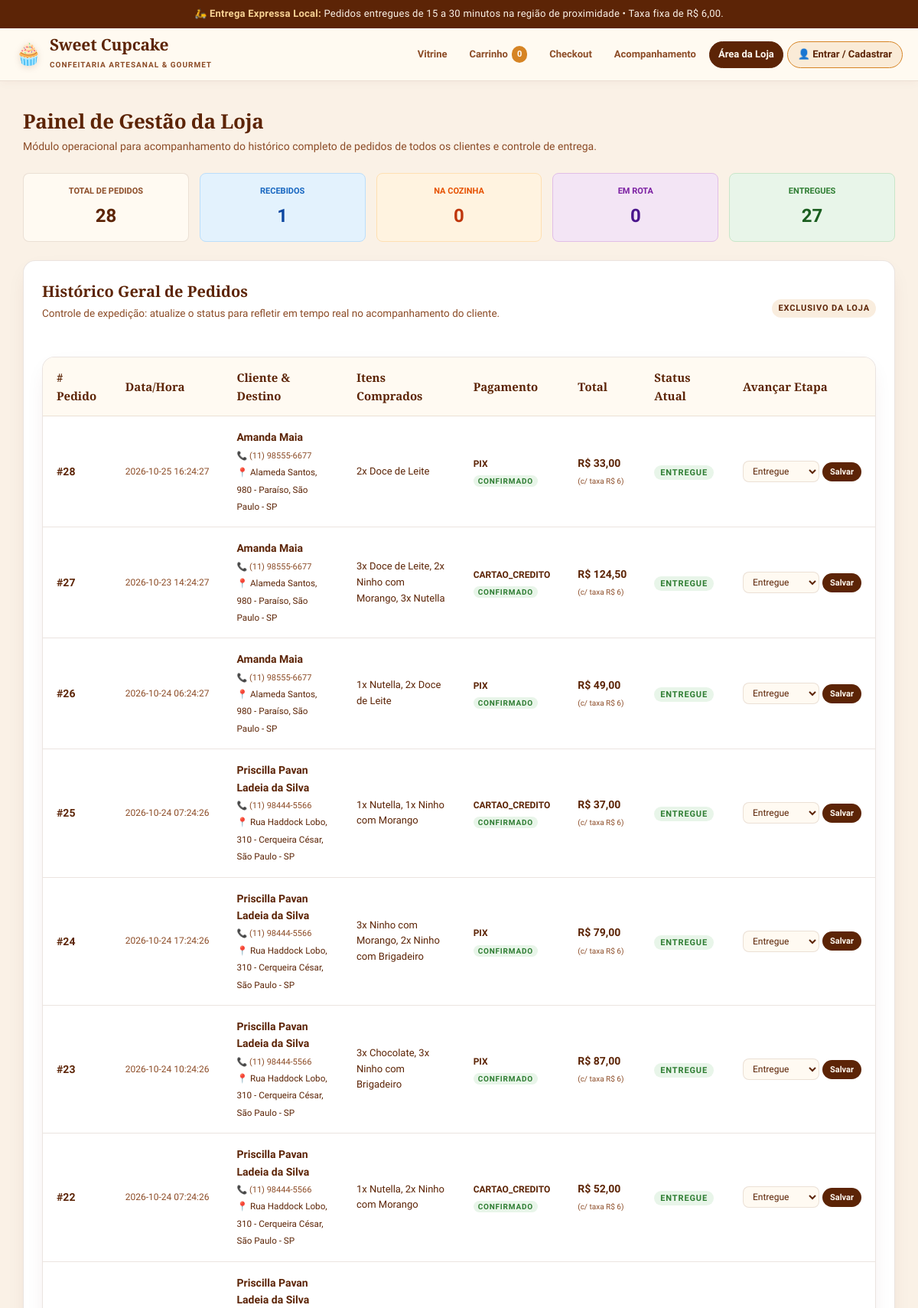
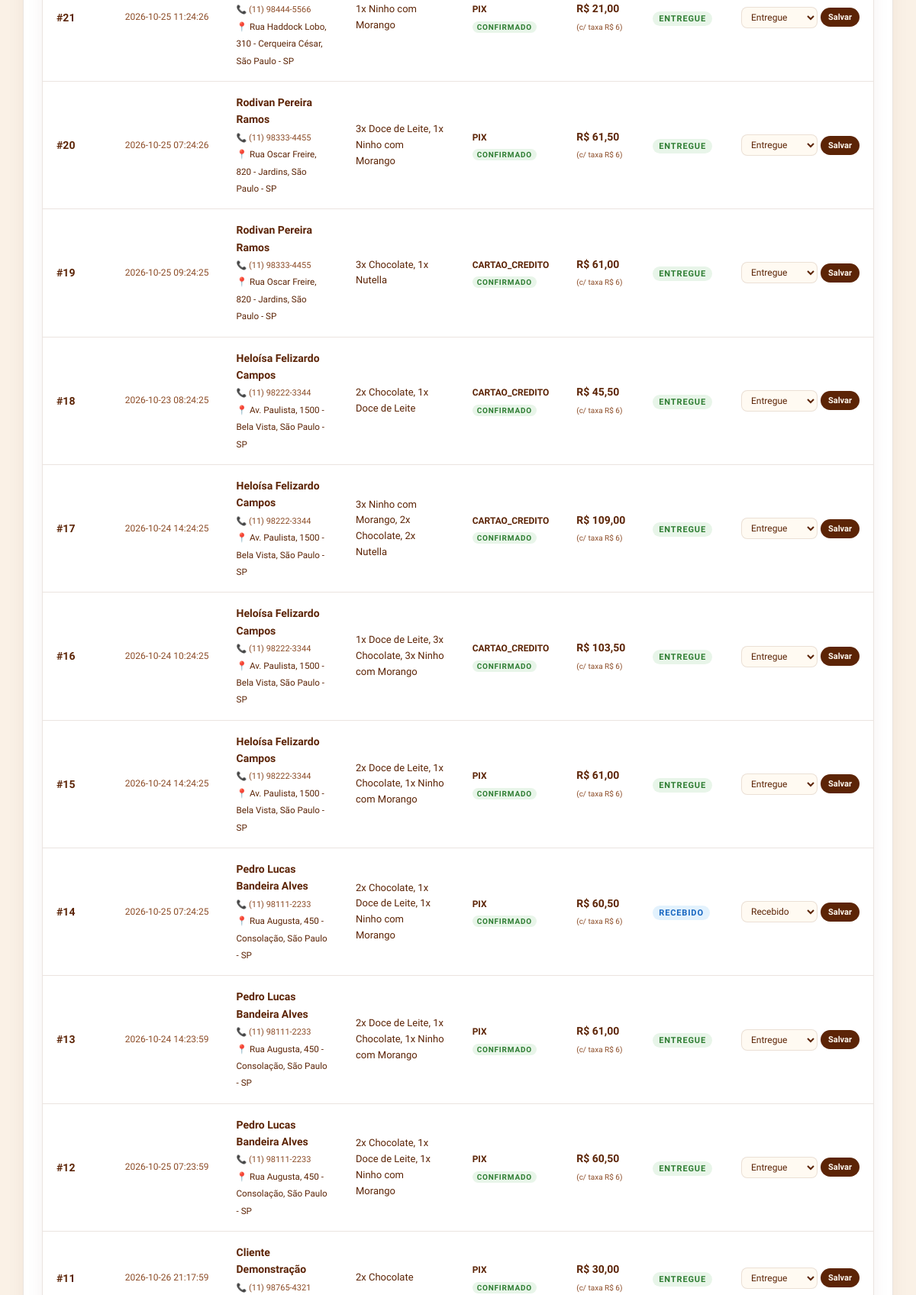
Page /operador (upper part) on the committed database (2 pictures, top to bottom).
### tables this page shows
CREATE TABLE pedidos (
    id INTEGER PRIMARY KEY AUTOINCREMENT,
    cliente_id INTEGER NOT NULL,
    data_pedido DATETIME DEFAULT CURRENT_TIMESTAMP,
    valor_produtos DECIMAL(10, 2) NOT NULL CHECK (valor_produtos >= 0),
    taxa_entrega DECIMAL(10, 2) NOT NULL DEFAULT 6.00 CHECK (taxa_entrega >= 0),
    valor_total DECIMAL(10, 2) NOT NULL CHECK (valor_total > 0),
    forma_pagamento VARCHAR(20) NOT NULL CHECK (forma_pagamento IN ('PIX', 'CARTAO_CREDITO')),
    status_pagamento VARCHAR(20) NOT NULL DEFAULT 'PENDENTE' CHECK (status_pagamento IN ('PENDENTE', 'CONFIRMADO', 'RECUSADO')),
    status_entrega VARCHAR(20) NOT NULL DEFAULT 'RECEBIDO' CHECK (status_entrega IN ('RECEBIDO', 'PREPARANDO', 'EM_ROTA', 'ENTREGUE')),
    endereco_entrega VARCHAR(255) NOT NULL,
    prazo_estimado VARCHAR(30) DEFAULT '15 a 30 minutos',
    observacoes TEXT,
    FOREIGN KEY (cliente_id) REFERENCES clientes(id) ON DELETE RESTRICT
);

CREATE TABLE clientes (
    id INTEGER PRIMARY KEY AUTOINCREMENT,
    nome VARCHAR(100) NOT NULL,
    email VARCHAR(120) NOT NULL UNIQUE,
    senha_hash VARCHAR(255) NOT NULL,
    telefone VARCHAR(20),
    endereco_padrao VARCHAR(255),
    criado_em DATETIME DEFAULT CURRENT_TIMESTAMP
);

### controllers/routes.py (the view)
@routes_bp.route('/operador')
def operador():
    pedidos = database.listar_todos_pedidos()
    return render_template('operador.html', pedidos=pedidos)

### models/database.py (called while the page is built)
def get_db_connection() -> sqlite3.Connection:
    conn = sqlite3.connect(DB_FILE)
    conn.execute("PRAGMA foreign_keys = ON;")
    conn.row_factory = sqlite3.Row
    return conn

def listar_todos_pedidos() -> List[Dict[str, Any]]:
    conn = get_db_connection()
    cursor = conn.cursor()
    cursor.execute(
        """
        SELECT p.*, c.nome as cliente_nome, c.telefone as cliente_telefone
        FROM pedidos p
        JOIN clientes c ON p.cliente_id = c.id
        ORDER BY p.id DESC;
        """
    )
    rows = cursor.fetchall()
    pedidos = [dict(r) for r in rows]
    for p in pedidos:
        cursor.execute(
            """
            SELECT ip.quantidade, prod.nome as produto_nome
            FROM itens_pedido ip
            JOIN produtos prod ON ip.produto_id = prod.id
            WHERE ip.pedido_id = ?;
            """,
            (p['id'],)
        )
        p['resumo_itens'] = ", ".join([f"{r['quantidade']}x {r['produto_nome']}" for r in cursor.fetchall()])
    conn.close()
    return pedidos

### templates/operador.html (shortened to what this page needs)
{% extends "base.html" %}
{% block content %}
<div class="section-title">
  <h2>Painel de Gestão da Loja</h2>
  <p>Módulo operacional para acompanhamento do histórico completo de pedidos de todos os clientes e controle de entrega.</p>
</div>
{% if pedidos %}
  {% set total_pedidos = pedidos|length %}
  {% set recebidos = pedidos|selectattr('status_entrega', 'equalto', 'RECEBIDO')|list|length %}
  {% set preparando = pedidos|selectattr('status_entrega', 'equalto', 'PREPARANDO')|list|length %}
  {% set em_rota = pedidos|selectattr('status_entrega', 'equalto', 'EM_ROTA')|list|length %}
  {% set entregues = pedidos|selectattr('status_entrega', 'equalto', 'ENTREGUE')|list|length %}
  <div style="display: grid; grid-template-columns: repeat(auto-fit, minmax(160px, 1fr)); gap: 14px; margin-bottom: 24px;">
    <div style="background: var(--bg-surface); padding: 14px; border-radius: var(--radius-sm); border: 1px solid var(--borda); text-align: center;">
      <p style="font-size: 11px; text-transform: uppercase; color: var(--marrom-medio); font-weight: 700;">Total de Pedidos</p>
      <h3 style="font-size: 24px; color: var(--chocolate); margin-top: 4px;">{{ total_pedidos }}</h3>
    </div>
    <div style="background: #e3f2fd; padding: 14px; border-radius: var(--radius-sm); border: 1px solid #bbdefb; text-align: center;">
      <p style="font-size: 11px; text-transform: uppercase; color: #1565c0; font-weight: 700;">Recebidos</p>
      <h3 style="font-size: 24px; color: #0d47a1; margin-top: 4px;">{{ recebidos }}</h3>
    </div>
    <div style="background: #fff3e0; padding: 14px; border-radius: var(--radius-sm); border: 1px solid #ffe0b2; text-align: center;">
      <p style="font-size: 11px; text-transform: uppercase; color: #e65100; font-weight: 700;">Na Cozinha</p>
      <h3 style="font-size: 24px; color: #bf360c; margin-top: 4px;">{{ preparando }}</h3>
    </div>
    <div style="background: #f3e5f5; padding: 14px; border-radius: var(--radius-sm); border: 1px solid #e1bee7; text-align: center;">
      <p style="font-size: 11px; text-transform: uppercase; color: #7b1fa2; font-weight: 700;">Em Rota</p>
      <h3 style="font-size: 24px; color: #4a148c; margin-top: 4px;">{{ em_rota }}</h3>
    </div>
    <div style="background: #e8f5e9; padding: 14px; border-radius: var(--radius-sm); border: 1px solid #c8e6c9; text-align: center;">
      <p style="font-size: 11px; text-transform: uppercase; color: #2e7d32; font-weight: 700;">Entregues</p>
      <h3 style="font-size: 24px; color: #1b5e20; margin-top: 4px;">{{ entregues }}</h3>
    </div>
  </div>
{% endif %}
<div class="card-cupcake" style="box-shadow: var(--sombra-card);">
  <div style="display: flex; justify-content: space-between; align-items: center; flex-wrap: wrap; gap: 10px; margin-bottom: 12px;">
    <div>
      <h3 style="margin-bottom: 2px;">Histórico Geral de Pedidos</h3>
      <p class="card-desc">Controle de expedição: atualize o status para refletir em tempo real no acompanhamento do cliente.</p>
    </div>
    <span class="stock-tag" style="background: rgba(214, 132, 36, 0.15); color: var(--chocolate);">
      Exclusivo da Loja
    </span>
  </div>
  {% if not pedidos %}
    <div class="alert-box alert-info">
      Nenhum pedido foi realizado ainda no sistema.
    </div>
  {% else %}
    <div class="table-container" style="margin-top: 14px;">
      <table>
        <thead>
          <tr>
            <th># Pedido</th>
            <th>Data/Hora</th>
            <th>Cliente & Destino</th>
            <th>Itens Comprados</th>
            <th>Pagamento</th>
            <th>Total</th>
            <th>Status Atual</th>
            <th>Avançar Etapa</th>
          </tr>
        </thead>
        <tbody>
          {% for p in pedidos %}
          <tr>
            <td>
              <strong style="font-size: 14px; color: var(--chocolate);">#{{ p.id }}</strong>
            </td>
            <td style="font-size: 12px; color: var(--marrom-medio); white-space: nowrap;">
              {{ p.data_pedido }}
            </td>
            <td>
              <strong>{{ p.cliente_nome }}</strong><br>
              <span style="font-size: 11px; color: var(--marrom-medio);">📞 {{ p.cliente_telefone or 'Não informado' }}</span><br>
              <small style="color: var(--chocolate);">📍 {{ p.endereco_entrega }}</small>
            </td>
            <td style="font-size: 13px;">
              {{ p.resumo_itens }}
            </td>
            <td>
              <span style="font-size: 12px; font-weight: 600;">{{ p.forma_pagamento }}</span><br>
              <span class="stock-tag" style="background:#e8f5e9; color:#2e7d32; font-size:10px; padding: 2px 6px;">{{ p.status_pagamento }}</span>
            </td>
            <td style="white-space: nowrap;">
              <strong style="color: var(--chocolate); font-size: 14px;">R$ {{ "%.2f"|format(p.valor_total)|replace('.', ',') }}</strong><br>
              <small style="font-size: 10px; color: var(--marrom-medio);">(c/ taxa R$ 6)</small>
            </td>
            <td>
              {% if p.status_entrega == 'RECEBIDO' %}
                <span class="stock-tag" style="background:#e3f2fd; color:#1565c0; font-size: 11px;">Recebido</span>
              {% elif p.status_entrega == 'PREPARANDO' %}
                <span class="stock-tag" style="background:#fff3e0; color:#e65100; font-size: 11px;">Preparando</span>
              {% elif p.status_entrega == 'EM_ROTA' %}
                <span class="stock-tag" style="background:#f3e5f5; color:#7b1fa2; font-size: 11px;">Em Rota</span>
              {% else %}
                <span class="stock-tag" style="background:#e8f5e9; color:#2e7d32; font-size: 11px;">Entregue</span>
              {% endif %}
            </td>
            <td>
              <form action="{{ url_for('routes.mudar_status_pedido') }}" method="POST" style="display: flex; gap: 4px; align-items: center;">
                <select name="novo_status" class="form-control" style="padding: 5px 8px; font-size: 12px; width: auto;">
                  <option value="RECEBIDO" {% if p.status_entrega == 'RECEBIDO' %}selected{% endif %}>Recebido</option>
                  <option value="ENTREGUE" {% if p.status_entrega == 'ENTREGUE' %}selected{% endif %}>Entregue</option>
                </select>
                <button type="submit" class="btn btn-chocolate" style="font-size: 11px; padding: 6px 10px;">Salvar</button>
              </form>
            </td>
          </tr>
          {% endfor %}
        </tbody>
      </table>
    </div>
  {% endif %}
</div>
{% endblock %}

### static/css/style.css (style rules this page uses)
:root { --bg-base: #faf1e6; --bg-surface: #fffaf2; --bg-card: #ffffff; --chocolate: #5c2406; --chocolate-dark: #3f1702; --chocolate-light: #7a350c; --mel: #d68424; --mel-hover: #bd701a; --marrom-medio: #8c4c27; --marrom-suave: #b57a55; --borda: rgba(92, 36, 6, 0.12); --borda-foco: #d68424; --sombra-card: 0 10px 30px -10px rgba(92, 36, 6, 0.12); --sombra-hover: 0 16px 40px -12px rgba(92, 36, 6, 0.20); --sucesso: #2e7d32; --sucesso-bg: #edf7ed; --alerta-erro: #c62828; --alerta-bg: #fde8e8; --radius-sm: 8px; --radius-md: 16px; --radius-lg: 24px; --radius-pill: 100px; --transicao: all 0.25s cubic-bezier(0.22, 0.61, 0.36, 1); }
* { box-sizing: border-box; margin: 0; padding: 0; }
body { font-family: 'Plus Jakarta Sans', -apple-system, BlinkMacSystemFont, "Segoe UI", Roboto, sans-serif; background-color: var(--bg-base); color: var(--chocolate); line-height: 1.6; -webkit-font-smoothing: antialiased; }
.section-title { margin-bottom: 24px; }
.section-title h2 { font-family: 'Playfair Display', Georgia, serif; font-size: 26px; color: var(--chocolate); font-weight: 700; letter-spacing: -0.01em; }
.section-title p { color: var(--marrom-medio); font-size: 14px; }
.card-cupcake { background: var(--bg-card); border: 1px solid var(--borda); border-radius: var(--radius-md); padding: 24px; box-shadow: var(--sombra-card); display: flex; flex-direction: column; justify-content: space-between; transition: var(--transicao); }
.card-cupcake h3 { font-family: 'Playfair Display', Georgia, serif; font-size: 20px; font-weight: 700; color: var(--chocolate); margin-bottom: 8px; }
.card-desc { font-size: 13.5px; color: var(--marrom-medio); line-height: 1.55; margin-bottom: 20px; flex-grow: 1; }
.stock-tag { font-size: 11px; font-weight: 600; text-transform: uppercase; letter-spacing: 0.08em; color: var(--sucesso); background: var(--sucesso-bg); padding: 3px 8px; border-radius: var(--radius-pill); }
.btn { font-family: 'Plus Jakarta Sans', sans-serif; font-size: 14px; font-weight: 600; padding: 11px 22px; border-radius: var(--radius-pill); border: none; cursor: pointer; display: inline-flex; align-items: center; justify-content: center; gap: 8px; transition: var(--transicao); text-decoration: none; }
.btn-chocolate { background: var(--chocolate); color: var(--bg-surface); }
.table-container { background: var(--bg-card); border: 1px solid var(--borda); border-radius: var(--radius-md); overflow: hidden; box-shadow: var(--sombra-card); margin-bottom: 24px; }
table { width: 100%; border-collapse: collapse; text-align: left; }
th { background: var(--bg-surface); color: var(--chocolate); font-family: 'Playfair Display', Georgia, serif; font-weight: 600; font-size: 15px; padding: 14px 18px; border-bottom: 1px solid var(--borda); }
td { padding: 16px 18px; border-bottom: 1px solid var(--borda); font-size: 14px; color: var(--chocolate); }
.form-control { width: 100%; padding: 12px 14px; border: 1px solid var(--borda); border-radius: var(--radius-sm); font-family: 'Plus Jakarta Sans', sans-serif; font-size: 14px; background: var(--bg-surface); color: var(--chocolate); transition: var(--transicao); }

### rows in the picture
pedidos: id "28", data_pedido "2026-10-25 16:24:27", cliente_nome "Amanda Maia", telefone "(11) 98555-6677", endereco_entrega "Alameda Santos, 980 - Paraíso, São Paulo - SP", resumo_itens "2x Doce de Leite", forma_pagamento "PIX", status_pagamento "CONFIRMADO", valor_total "33,00", shows "ENTREGUE", novo_status "Entregue"
pedidos: id "27", data_pedido "2026-10-23 14:24:27", cliente_nome "Amanda Maia", telefone "(11) 98555-6677", endereco_entrega "Alameda Santos, 980 - Paraíso, São Paulo - SP", resumo_itens "3x Doce de Leite, 2x Ninho com Morango, 3x Nutella", forma_pagamento "CARTAO_CREDITO", status_pagamento "CONFIRMADO", valor_total "124,50", shows "ENTREGUE", novo_status "Entregue"
pedidos: id "26", data_pedido "2026-10-24 06:24:27", cliente_nome "Amanda Maia", telefone "(11) 98555-6677", endereco_entrega "Alameda Santos, 980 - Paraíso, São Paulo - SP", resumo_itens "1x Nutella, 2x Doce de Leite", forma_pagamento "PIX", status_pagamento "CONFIRMADO", valor_total "49,00", shows "ENTREGUE", novo_status "Entregue"
pedidos: id "25", data_pedido "2026-10-24 07:24:26", cliente_nome "Priscilla Pavan Ladeia da Silva", telefone "(11) 98444-5566", endereco_entrega "Rua Haddock Lobo, 310 - Cerqueira César, São Paulo - SP", resumo_itens "1x Nutella, 1x Ninho com Morango", forma_pagamento "CARTAO_CREDITO", status_pagamento "CONFIRMADO", valor_total "37,00", shows "ENTREGUE", novo_status "Entregue"
pedidos: id "24", data_pedido "2026-10-24 17:24:26", cliente_nome "Priscilla Pavan Ladeia da Silva", telefone "(11) 98444-5566", endereco_entrega "Rua Haddock Lobo, 310 - Cerqueira César, São Paulo - SP", resumo_itens "3x Ninho com Morango, 2x Ninho com Brigadeiro", forma_pagamento "PIX", status_pagamento "CONFIRMADO", valor_total "79,00", shows "ENTREGUE", novo_status "Entregue"
pedidos: id "23", data_pedido "2026-10-24 10:24:26", cliente_nome "Priscilla Pavan Ladeia da Silva", telefone "(11) 98444-5566", endereco_entrega "Rua Haddock Lobo, 310 - Cerqueira César, São Paulo - SP", resumo_itens "3x Chocolate, 3x Ninho com Brigadeiro", forma_pagamento "PIX", status_pagamento "CONFIRMADO", valor_total "87,00", shows "ENTREGUE", novo_status "Entregue"
pedidos: id "22", data_pedido "2026-10-24 07:24:26", cliente_nome "Priscilla Pavan Ladeia da Silva", telefone "(11) 98444-5566", endereco_entrega "Rua Haddock Lobo, 310 - Cerqueira César, São Paulo - SP", resumo_itens "1x Nutella, 2x Ninho com Morango", forma_pagamento "CARTAO_CREDITO", status_pagamento "CONFIRMADO", valor_total "52,00", shows "ENTREGUE", novo_status "Entregue"
pedidos: id "21", data_pedido "2026-10-25 11:24:26", cliente_nome "Priscilla Pavan Ladeia da Silva", telefone "(11) 98444-5566", endereco_entrega "Rua Haddock Lobo, 310 - Cerqueira César, São Paulo - SP", resumo_itens "1x Ninho com Morango", forma_pagamento "PIX", status_pagamento "CONFIRMADO", valor_total "21,00", shows "ENTREGUE", novo_status "Entregue"
pedidos: id "20", data_pedido "2026-10-25 07:24:26", cliente_nome "Rodivan Pereira Ramos", telefone "(11) 98333-4455", endereco_entrega "Rua Oscar Freire, 820 - Jardins, São Paulo - SP", resumo_itens "3x Doce de Leite, 1x Ninho com Morango", forma_pagamento "PIX", status_pagamento "CONFIRMADO", valor_total "61,50", shows "ENTREGUE", novo_status "Entregue"
pedidos: id "19", data_pedido "2026-10-25 09:24:25", cliente_nome "Rodivan Pereira Ramos", telefone "(11) 98333-4455", endereco_entrega "Rua Oscar Freire, 820 - Jardins, São Paulo - SP", resumo_itens "3x Chocolate, 1x Nutella", forma_pagamento "CARTAO_CREDITO", status_pagamento "CONFIRMADO", valor_total "61,00", shows "ENTREGUE", novo_status "Entregue"
pedidos: id "18", data_pedido "2026-10-23 08:24:25", cliente_nome "Heloísa Felizardo Campos", telefone "(11) 98222-3344", endereco_entrega "Av. Paulista, 1500 - Bela Vista, São Paulo - SP", resumo_itens "2x Chocolate, 1x Doce de Leite", forma_pagamento "CARTAO_CREDITO", status_pagamento "CONFIRMADO", valor_total "45,50", shows "ENTREGUE", novo_status "Entregue"
pedidos: id "17", data_pedido "2026-10-24 14:24:25", cliente_nome "Heloísa Felizardo Campos", telefone "(11) 98222-3344", endereco_entrega "Av. Paulista, 1500 - Bela Vista, São Paulo - SP", resumo_itens "3x Ninho com Morango, 2x Chocolate, 2x Nutella", forma_pagamento "CARTAO_CREDITO", status_pagamento "CONFIRMADO", valor_total "109,00", shows "ENTREGUE", novo_status "Entregue"
pedidos: id "16", data_pedido "2026-10-24 10:24:25", cliente_nome "Heloísa Felizardo Campos", telefone "(11) 98222-3344", endereco_entrega "Av. Paulista, 1500 - Bela Vista, São Paulo - SP", resumo_itens "1x Doce de Leite, 3x Chocolate, 3x Ninho com Morango", forma_pagamento "CARTAO_CREDITO", status_pagamento "CONFIRMADO", valor_total "103,50", shows "ENTREGUE", novo_status "Entregue"
pedidos: id "15", data_pedido "2026-10-24 14:24:25", cliente_nome "Heloísa Felizardo Campos", telefone "(11) 98222-3344", endereco_entrega "Av. Paulista, 1500 - Bela Vista, São Paulo - SP", resumo_itens "2x Doce de Leite, 1x Chocolate, 1x Ninho com Morango", forma_pagamento "PIX", status_pagamento "CONFIRMADO", valor_total "61,00", shows "ENTREGUE", novo_status "Entregue"
pedidos: id "14", data_pedido "2026-10-25 07:24:25", cliente_nome "Pedro Lucas Bandeira Alves", telefone "(11) 98111-2233", endereco_entrega "Rua Augusta, 450 - Consolação, São Paulo - SP", resumo_itens "2x Chocolate, 1x Doce de Leite, 1x Ninho com Morango", forma_pagamento "PIX", status_pagamento "CONFIRMADO", valor_total "60,50", shows "RECEBIDO", novo_status "Recebido"
pedidos: id "13", data_pedido "2026-10-24 14:23:59", cliente_nome "Pedro Lucas Bandeira Alves", telefone "(11) 98111-2233", endereco_entrega "Rua Augusta, 450 - Consolação, São Paulo - SP", resumo_itens "2x Doce de Leite, 1x Chocolate, 1x Ninho com Morango", forma_pagamento "PIX", status_pagamento "CONFIRMADO", valor_total "61,00", shows "ENTREGUE", novo_status "Entregue"
pedidos: id "12", data_pedido "2026-10-25 07:23:59", cliente_nome "Pedro Lucas Bandeira Alves", telefone "(11) 98111-2233", endereco_entrega "Rua Augusta, 450 - Consolação, São Paulo - SP", resumo_itens "2x Chocolate, 1x Doce de Leite, 1x Ninho com Morango", forma_pagamento "PIX", status_pagamento "CONFIRMADO", valor_total "60,50", shows "ENTREGUE", novo_status "Entregue"
pedidos: id "11", data_pedido "2026-10-26 21:17:59", cliente_nome "Cliente Demonstração", telefone "(11) 98765-4321", resumo_itens "2x Chocolate", forma_pagamento "PIX", status_pagamento "CONFIRMADO", valor_total "30,00", shows "ENTREGUE", novo_status "Entregue"

### other values in the picture
{{ session.get('carrinho_qtd', 0) }} "0"
{{ total_pedidos }} "28"
{{ recebidos }} "1"
{{ preparando }} "0"
{{ em_rota }} "0"
{{ entregues }} "27"
